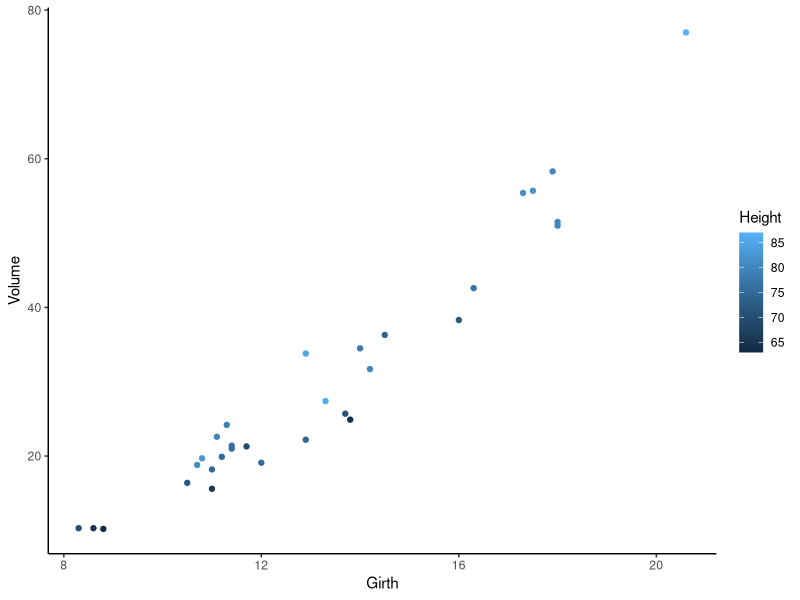
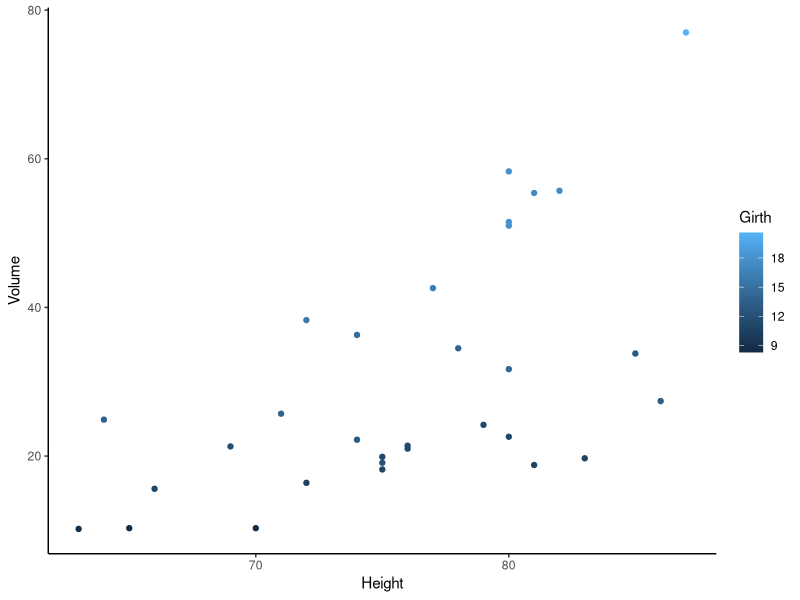
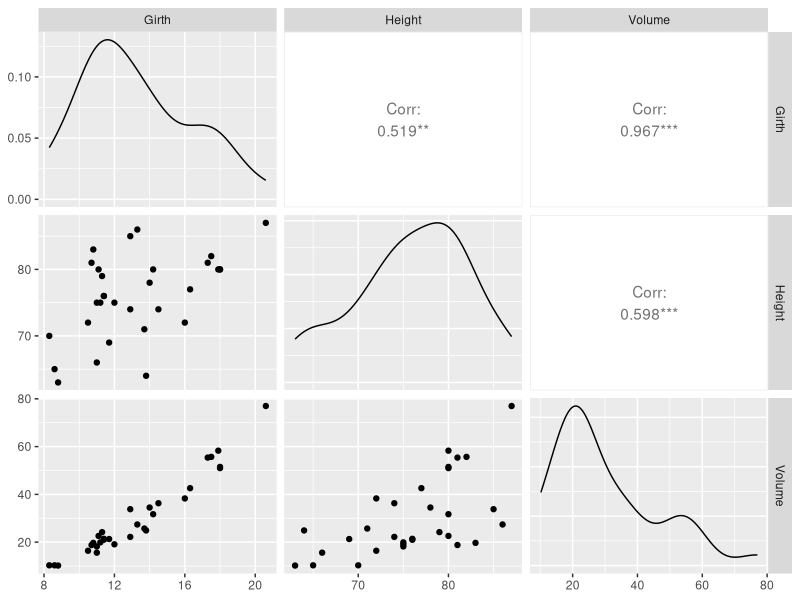
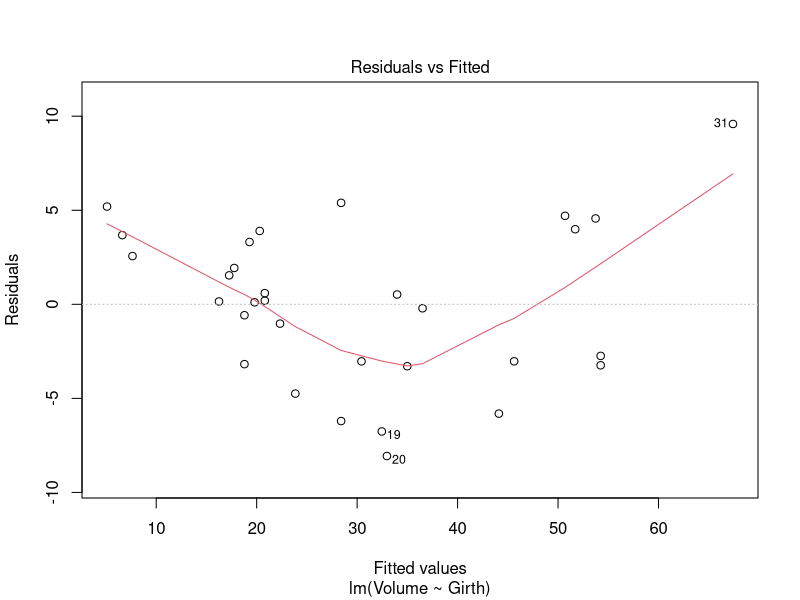
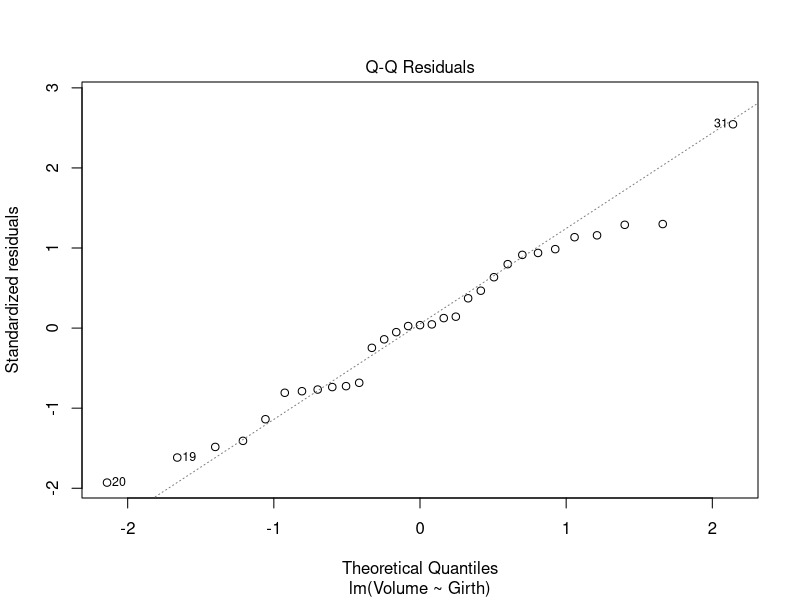
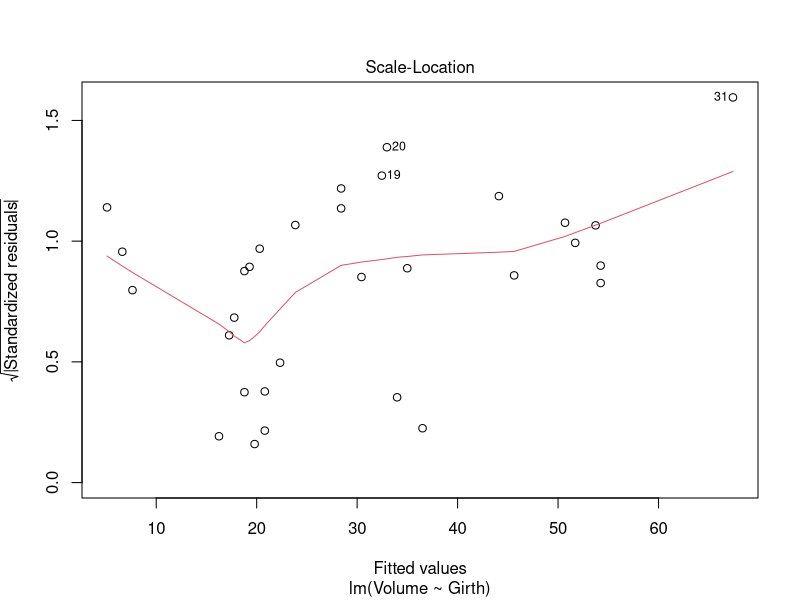
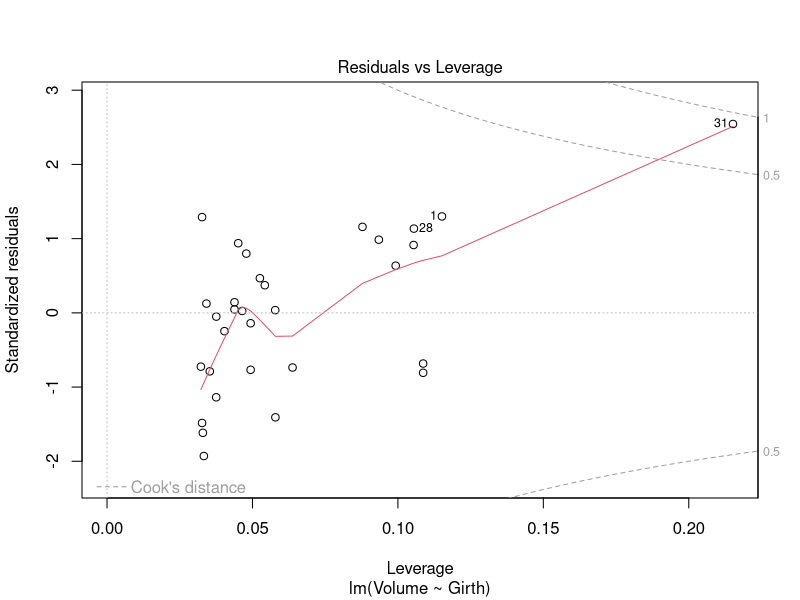
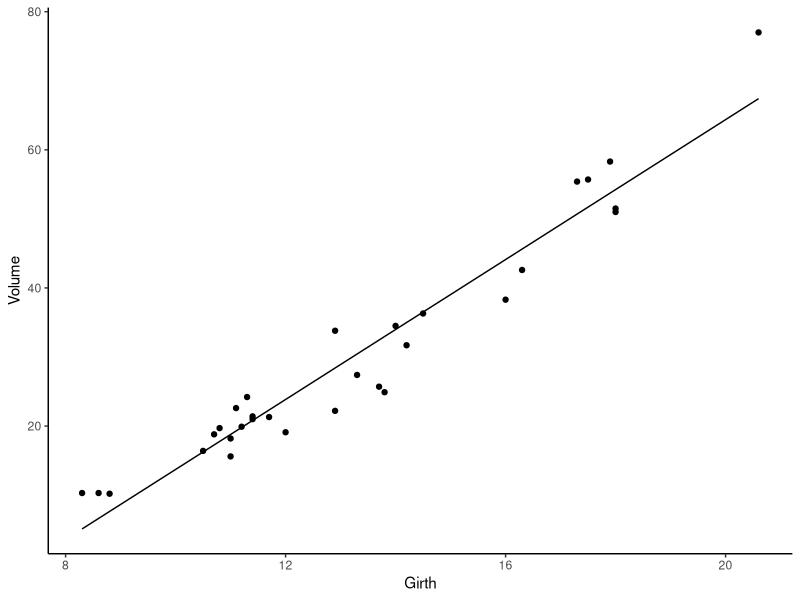

Recreate these plots in R, in order.
## ---- chunk 1
#load the packages we're going to use today - work out how to install them if you don't have them
library(tidyverse)
library(nlme)
library(GGally)

# Take a look at the data
trees |> 
  as_tibble()

#take a look at the help file to see what the columns each mean
?trees
## ---- chunk 2
cor(trees)
cor.test(trees$Girth, trees$Height)
## ---- chunk 3

trees |>
ggplot(aes(x = Girth, y = Volume, colour = Height)) +
  geom_point() +
  theme_classic()

#or using the other variable
 trees |> 
 ggplot(aes(x = Height, y = Volume, colour = Girth)) +
 geom_point() +
 theme_classic()
## ---- chunk 4
library(GGally)
ggpairs(trees)

## ---- chunk 5

model_vg <- lm(Volume ~ Girth, data = trees)
plot(model_vg)

## ---- chunk 6
summary(model_vg)
## ---- chunk 7
trees |> 
  mutate(pred = predict(model_vg)) |> 
  ggplot(aes(x = Girth, y = Volume)) +
  geom_point() +
  geom_line(aes(y = pred))+
  theme_classic()
## ---- chunk 8
trees |> 
  mutate(pred = predict(model_vg)) |> 
  ggplot(aes(x = Girth, y = Volume)) +
  geom_point() +
  geom_line(aes(y = pred))+
  scale_x_log10()+
  scale_y_log10()+
  theme_classic()
## ---- chunk 9
model_vghi <- lm(Volume ~ Girth * Height, data = trees)
## ---- chunk 10
anova(model_vghi)
## ---- chunk 11
summary(model_vghi)
## ---- chunk 12
model_vgh <- lm(Volume ~ Girth + Height, data = trees)

anova(model_vgh, model_vghi)
## ---- chunk 13
summary(model_vghi)
## ---- chunk 14
plot(model_vghi)
## ---- chunk 15
trees |> 
  mutate(pred2 = predict(model_vghi)) |> 
  ggplot(aes(x = Girth, y = Volume, colour = Height)) +
  geom_point() +
  geom_line(aes(y = pred2))+
  theme_classic()
## ---- chunk 16
step(model_vghi)
## ---- chunk 17
ggpairs(iris)
?iris
## ---- chunk 18
#As it happens all the measurement columns have a dot in the middle - lets use that to identify them and stack them up:
iris_stacked <- iris |> 
  pivot_longer(contains("."), names_to = "structure_measured", values_to = "measurement")
iris_stacked
## ---- chunk 19
#first attempt
iris_stacked |> 
  ggplot(aes(x = Species, y = measurement, colour = structure_measured))+
  geom_point(alpha = 0.5)+
   theme_classic()

#slightly better attempt using facet_wrap
iris_stacked |> 
  ggplot(aes(x = structure_measured, y = measurement, fill = structure_measured))+
  geom_jitter(alpha = 0.1)+
  geom_boxplot(outliers = FALSE)+
  facet_wrap(~Species)+
  theme_classic()+
  theme(axis.text.x = element_text(angle = 45, hjust = 1)) +
  guides(fill = "none") 


## ---- chunk 20
model_ssi <- lm(measurement ~ Species * structure_measured, data = iris_stacked)
## ---- chunk 21
plot(model_ssi)
summary(model_ssi)
## ---- chunk 22
model_ssi_g <- gls(measurement ~ Species * structure_measured, data = iris_stacked)
## ---- chunk 23
plot(model_ssi_g)
## ---- chunk 24
summary(model_ssi_g)
## ---- chunk 25
anova(model_ssi_g)
## ---- chunk 26
anova(model_ssi_g, model_ssi)
## ---- chunk 27
model_ssi_gv <- gls(measurement ~ Species * structure_measured, weights = varPower(), data = iris_stacked)

## ---- chunk 28
model_ssi_gv
## ---- chunk 29
anova(model_ssi_g, model_ssi_gv)
## ---- chunk 30
confint(model_ssi_g)
confint(model_ssi_gv)
## ---- chunk 31
plot(model_ssi_gv)
qqnorm(model_ssi_gv)
## ---- chunk 32
iris_stacked |> 
  mutate(pred = predict(model_ssi_gv)) |> 
  ggplot(aes(x = structure_measured, y = measurement, fill = structure_measured))+
  geom_jitter(alpha = 0.1)+
  geom_boxplot(outliers = FALSE)+
  geom_point(aes(y = pred))+
  scale_y_sqrt()+
  facet_wrap(~Species)+
  theme_classic()+
  theme(axis.text.x = element_text(angle = 45, hjust = 1)) +
  guides(fill = "none") 
